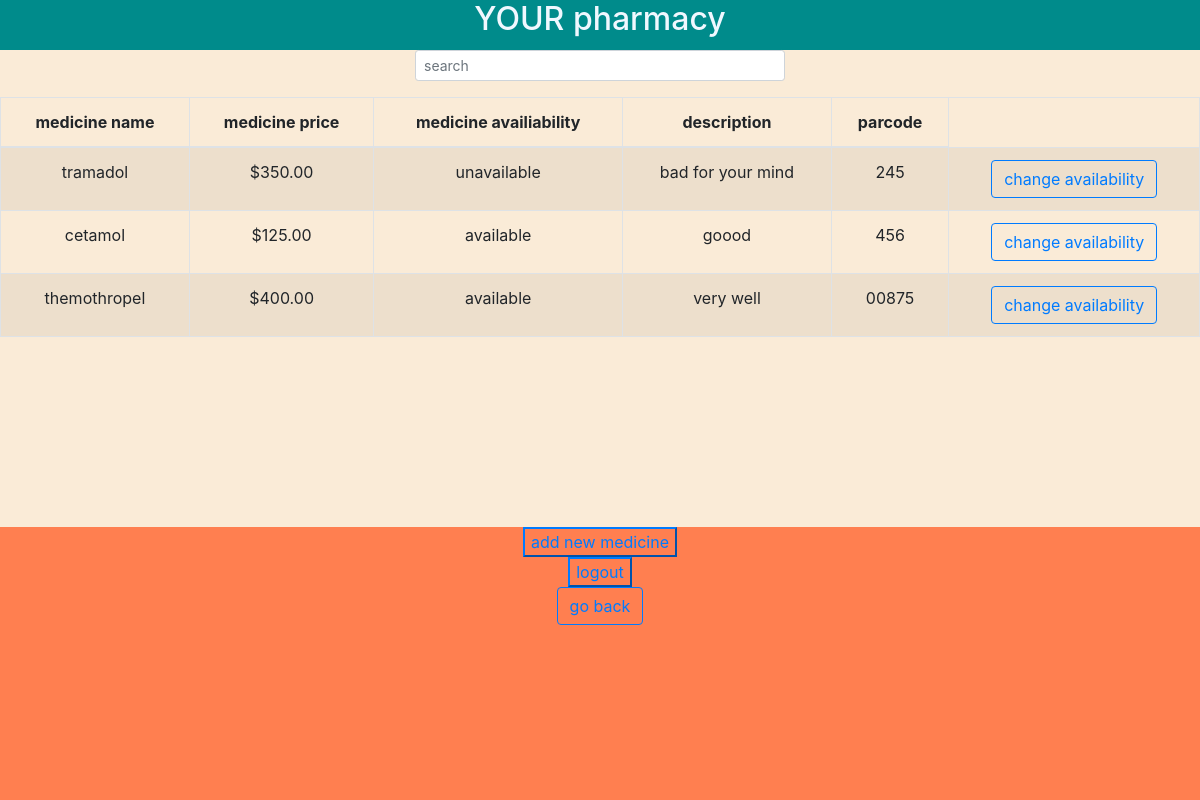
Page /pharmacy (signed in) on the committed database.
### tables this page shows
CREATE TABLE medicine_available (
    pharmacy_id INTEGER,
    medicine_id INTEGER,
    price REAL,
    available INTEGER DEFAULT 1 CHECK (available IN (0,1)),
    PRIMARY KEY (pharmacy_id, medicine_id),
    FOREIGN KEY (pharmacy_id) REFERENCES pharmacies(id) ON DELETE CASCADE,
    FOREIGN KEY (medicine_id) REFERENCES medicines(id) ON DELETE CASCADE
);

CREATE TABLE medicines (
id INTEGER PRIMARY KEY AUTOINCREMENT,
name TEXT,
parcode TEXT,
description TEXT);

### app.py (the view, shortened to what this page needs)
@app.route("/pharmacy", methods=["GET", "POST"])
@login_required
def pharmacy():
    if request.method == "GET":
        data = db.execute("SELECT price, medicines.name as name, description, parcode, medicine_id, available FROM pharmacies JOIN medicine_available ON pharmacy_id = pharmacies.id JOIN medicines ON medicine_id = medicines.id WHERE pharmacies.id = ?;", (session["user_id"],)).fetchall()
    return render_template("pharmacy.html", data=data)

### helpers.py (called while the page is built)
def login_required(f):
    @wraps(f)
    def decorated_function(*args, **kwargs):
        if "user_id" not in session:
            return redirect("/login")
        return f(*args, **kwargs)
    return decorated_function

def usd(value):
    try:
        return f"${float(value):,.2f}"
    except (ValueError, TypeError):
        return value

### Templates/pharmacy.html (shortened to what this page needs)
{%extends "layout.html"%}
{%block main%}
<main>
<div class="col-md-6 col-lg-4 mx-auto">
    <input id="searchinput" class="form-control form-control-sm" type="search" autofocus placeholder="search">
</div>
<div class="table-responsive">
    <form action="/pharmacy" method="post">
        <table  class="table table-striped table-hover table-bordered my-3">
            <thead>
                <tr>
                    <th>medicine name</th>
                    <th>medicine price</th>
                    <th>medicine availiability</th>
                    <th>description</th>
                    <th>parcode</th>
                </tr>
            </thead>
            <tbody id="tableBody">
                {%for d in data%}
                <tr>
                    <td>{{d["name"]}}</td>
                    <td>{{d["price"] | usd}}</td>
                    <td>{{ "available" if d["available"] == 1 else "unavailable"}}</td>
                    <td>{{d["description"]}}</td>
                    <td>{{d["parcode"]}}</td>
                    <td><button class="btn btn-outline-primary" name="availability" value="{{d['medicine_id']}}">change availability</button></td>
                </tr>
                {%endfor%}
            </tbody>
        </table>
    </form>
</div>
</main>
<footer>
    <form action="/add_medicine" method="get">
        <button type="submit" class="btn-outline-primary">add new medicine</button>
    </form>
    <form action="/logout" method="get">
    <button type="submit" class="btn-outline-primary">logout</button>
    </form>
    <form action="/" method="get">
        <button type="submit" class="btn btn-outline-primary">go back</button>
    </form>
</footer>
{%endblock%}

### Static/Css/style.css (style rules this page uses)
body { display: flex; flex-direction: column; min-height: 100vh; margin: 0; }
main { background-color:antiquewhite; text-align:center; flex: 1; }
footer { background-color:coral; text-align: center; flex:1; }

### rows in the picture
medicine_available: name "tramadol", price "$350.00", available "unavailable", description "bad for your mind", parcode "245", {{ d['medicine_id'] }} 1 (drawn)
medicine_available: name "cetamol", price "$125.00", available "available", description "goood", parcode "456", {{ d['medicine_id'] }} 6 (drawn)
medicine_available: name "themothropel", price "$400.00", available "available", description "very well", parcode "00875", {{ d['medicine_id'] }} 7 (drawn)
